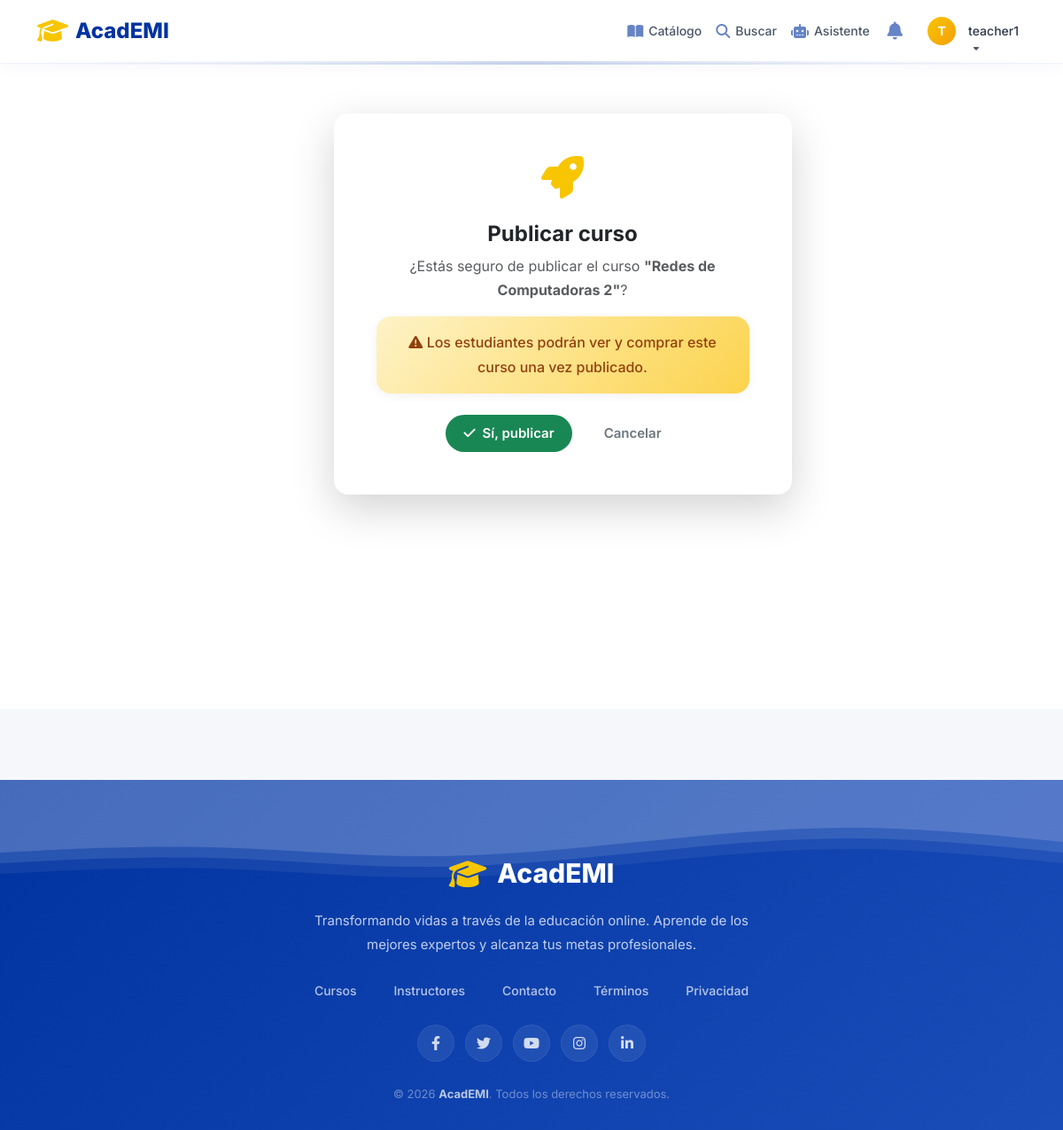
The app's page /course/publish/50/ (signed in) with its own data.
### academi/models.py (models this page shows, shortened)
class User(AbstractUser):
    ROLES = (
        ('student', 'Estudiante'),
        ('teacher', 'Docente'),
        ('admin', 'Administrador'),
    )
    role = models.CharField(max_length=20, choices=ROLES, default='student')
    email_verified = models.BooleanField(default=False)  # RF-07
    verification_token = models.CharField(max_length=255, blank=True, null=True)
    reset_password_token = models.CharField(max_length=255, blank=True, null=True)  # RF-03
    reset_password_expires = models.DateTimeField(blank=True, null=True)
    created_at = models.DateTimeField(auto_now_add=True)
    updated_at = models.DateTimeField(auto_now=True)
    is_active = models.BooleanField(default=True)
    last_login_ip = models.GenericIPAddressField(blank=True, null=True)
    profile_picture = models.ImageField(upload_to='profiles/', blank=True, null=True)
    phone = models.CharField(max_length=20, blank=True, null=True)
    bio = models.TextField(blank=True, null=True)
    full_name = models.CharField(max_length=200, blank=True, null=True)
    birth_date = models.DateField(blank=True, null=True)
    city = models.CharField(max_length=100, blank=True, null=True)
    education_level = models.CharField(max_length=50, blank=True, null=True)
    university = models.CharField(max_length=200, blank=True, null=True)
    career = models.CharField(max_length=200, blank=True, null=True)
    semester = models.CharField(max_length=50, blank=True, null=True)
    interests = models.TextField(blank=True, null=True)
    teacher_full_name = models.CharField(max_length=200, blank=True, null=True)
    teacher_phone = models.CharField(max_length=20, blank=True, null=True)
    teacher_email = models.EmailField(blank=True, null=True)
    specialty = models.CharField(max_length=200, blank=True, null=True)
    experience_years = models.CharField(max_length=20, blank=True, null=True)
    teaching_materials = models.TextField(blank=True, null=True)
    teaching_level = models.TextField(blank=True, null=True)
    institution = models.CharField(max_length=200, blank=True, null=True)
    teacher_bio = models.TextField(blank=True, null=True)
    linkedin = models.URLField(blank=True, null=True)
    website = models.URLField(blank=True, null=True)

class Course(models.Model):  # RF-15, RF-16, RF-17, RF-21
    LEVEL_CHOICES = (
        ('beginner', 'Principiante'),
        ('intermediate', 'Intermedio'),
        ('advanced', 'Avanzado'),
        ('expert', 'Experto'),
    )
    STATUS_CHOICES = (
        ('draft', 'Borrador'),
        ('pending', 'Pendiente de aprobación'),  # RF-70
        ('published', 'Publicado'),
        ('rejected', 'Rechazado'),
        ('archived', 'Archivado'),
    )
    title = models.CharField(max_length=255)
    description = models.TextField()
    category = models.ForeignKey(Category, on_delete=models.SET_NULL, null=True, related_name='courses')
    teacher = models.ForeignKey(User, on_delete=models.CASCADE, related_name='courses_taught')
    level = models.CharField(max_length=20, choices=LEVEL_CHOICES, default='beginner')
    price = models.DecimalField(max_digits=10, decimal_places=2, default=0.00)
    image = models.ImageField(upload_to='courses/', blank=True, null=True)
    video_promo = models.FileField(upload_to='courses/promo/', blank=True, null=True)  # RF-30
    status = models.CharField(max_length=20, choices=STATUS_CHOICES, default='draft')
    is_free = models.BooleanField(default=False)
    is_featured = models.BooleanField(default=False)
    created_at = models.DateTimeField(auto_now_add=True)
    updated_at = models.DateTimeField(auto_now=True)
    published_at = models.DateTimeField(blank=True, null=True)  # RF-21
    approved_at = models.DateTimeField(blank=True, null=True)  # RF-70
    approved_by = models.ForeignKey(User, on_delete=models.SET_NULL, null=True, blank=True, related_name='approved_courses')
    rejection_reason = models.TextField(blank=True, null=True)  # RF-70

### academi/views.py (the view, shortened to what this page needs)
# urls.py: path('course/publish/<int:course_id>/', views.publish_course_view, name='publish_course'),
@login_required
def publish_course_view(request, course_id):
    course = get_object_or_404(Course, id=course_id)
    if request.user != course.teacher and request.user.role != 'admin':
        messages.error(request, 'No tienes permisos para publicar este curso.')
        return redirect('dashboard')
    return render(request, 'academi/courses/publicar_curso.html', {'course': course})

### templates/academi/courses/publicar_curso.html (shortened to what this page needs)
{% extends 'partials/base.html' %}
{% load static %}
{% block content %}
<div class="container py-5">
    <div class="row justify-content-center">
        <div class="col-md-6">
            <div class="card border-0 shadow-lg">
                <div class="card-body p-5 text-center">
                    <div class="mb-4">
                        <i class="fas fa-rocket fa-3x" style="color: #f7c600;"></i>
                    </div>
                    <h4 class="fw-bold">Publicar curso</h4>
                    <p class="text-muted mt-2">
                        ¿Estás seguro de publicar el curso <strong>"{{ course.title }}"</strong>?
                    </p>
                    <div class="alert alert-warning">
                        <i class="fas fa-exclamation-triangle"></i>
                        Los estudiantes podrán ver y comprar este curso una vez publicado.
                    </div>
                    <div class="d-flex gap-3 mt-4 justify-content-center">
                        <form method="POST">
                            <button type="submit" class="btn btn-success">
                                <i class="fas fa-check"></i> Sí, publicar
                            </button>
                        </form>
                        <a href="{% url 'manage_course' course.id %}" class="btn btn-outline-secondary">
                            Cancelar
                        </a>
                    </div>
                </div>
            </div>
        </div>
    </div>
</div>
{% endblock %}

### templates/partials/header.html (shortened to what this page needs)
<nav class="navbar navbar-expand-lg fixed-top">
    <div class="container">
        <a class="navbar-brand" href="{% url 'dashboard' %}">
            <i class="fas fa-graduation-cap"></i>
            <span>AcadEMI</span>
        </a>
        <div class="collapse navbar-collapse" id="navbarNav">
            <ul class="navbar-nav ms-auto align-items-center">
                <li class="nav-item">
                    <a class="nav-link" href="{% url 'catalog' %}">
                        <i class="fas fa-book-open"></i> Catálogo
                    </a>
                </li>
                <li class="nav-item">
                    <a class="nav-link" href="{% url 'search_courses' %}">
                        <i class="fas fa-search"></i> Buscar
                    </a>
                </li>
                <li class="nav-item">
                    <a class="nav-link" href="{% url 'chatbot' %}">
                        <i class="fas fa-robot"></i> Asistente
                    </a>
                </li>
                {% if user.is_authenticated %}
                <li class="nav-item">
                    <a class="nav-link icon-link" href="{% url 'notifications' %}" title="Notificaciones">
                        <i class="fas fa-bell"></i>
                    </a>
                </li>
                <li class="nav-item dropdown ms-2">
                    <a class="nav-link dropdown-toggle d-flex align-items-center" href="#" id="userDropdown" role="button" data-bs-toggle="dropdown">
                        {% if user.profile_picture %}
                            <img src="{{ user.profile_picture.url }}" alt="{{ user.username }}" class="user-avatar">
                        {% else %}
                            <div class="user-avatar-placeholder">
                                {{ user.username|first|upper }}
                            </div>
                        {% endif %}
                        <span class="user-name ms-2">{{ user.username }}</span>
                    </a>
                </li>
                {% endif %}
            </ul>
        </div>
    </div>
</nav>

### static/css/academia.css (style rules this page uses)
:root { --font: 'Inter', sans-serif; --font-size-h1: 32px; --font-size-h2: 26px; --font-size-h3: 22px; --font-size-h4: 18px; --font-size-body: 16px; --font-size-small: 14px; --font-size-xs: 12px; --font-size-button: 15px; --font-size-input: 15px; --font-weight-regular: 400; --font-weight-medium: 500; --font-weight-semibold: 600; --font-weight-bold: 700; --line-height-title: 1.2; --line-height-heading: 1.3; --line-height-body: 1.6; --line-height-small: 1.4; --primary: #0033a0; --primary-dark: #002277; --primary-light: #1a4db8; --primary-lighter: #e8edf5; --primary-gradient: linear-gradient(135deg, #0033a0, #1a4db8); --secondary: #f7c600; --secondary-dark: #d4a800; --white: #ffffff; --white-smoke: #f5f7fa; --gray-light: #e2e8f0; --gray: #718096; --gray-dark: #2d3748; --dark: #1a202c; --success: #10b981; --danger: #ef4444; --warning: #f59e0b; --info: #3b82f6; --text-primary: #1a202c; --text-secondary: #2d3748; --text-muted: #718096; --text-white: #ffffff; --bg-primary: #ffffff; --bg-secondary: #f5f7fa; --bg-light: #e8edf5; --border-color: #e2e8f0; --border-radius: 16px; --border-radius-sm: 8px; --border-radius-lg: 20px; --border-radius-pill: 999px; --shadow: 0 4px 20px rgba(0, 51, 160, 0.08); --shadow-hover: 0 8px 40px rgba(0, 51, 160, 0.15); --shadow-card: 0 2px 12px rgba(0, 0, 0, 0.06); --shadow-modal: 0 10px 40px rgba(0, 0, 0, 0.15); --space-1: 4px; --space-2: 8px; --space-3: 12px; --space-4: 16px; --space-5: 20px; --space-6: 24px; --space-7: 32px; --space-8: 40px; --space-9: 48px; --space-10: 64px; --button-height: 44px; --button-padding-x: 20px; --button-padding-y: 10px; --button-radius: 8px; --button-font-size: 15px; --button-font-weight: 600; --input-height: 44px; --input-padding-x: 14px; --input-padding-y: 10px; --input-radius: 8px; --input-font-size: 15px; --input-border: #e2e8f0; --input-focus: #0033a0; --card-padding: 24px; --card-radius: 16px; --card-background: #ffffff; --card-shadow: 0 4px 20px rgba(0, 51, 160, 0.08); --icon-xs: 14px; --icon-sm: 18px; --icon-md: 22px; --icon-lg: 28px; --icon-xl: 36px; --transition-fast: all 0.15s ease; --transition: all 0.3s ease; --transition-slow: all 0.5s ease; --container-max-width: 1200px; --container-padding: 24px; --z-dropdown: 1000; --z-sticky: 1100; --z-modal: 1200; --z-tooltip: 1300; }
* { margin: 0; padding: 0; box-sizing: border-box; }
body { font-family: var(--font); font-size: 16px; line-height: 1.7; background: var(--white-smoke); color: var(--gray-dark); min-height: 100vh; }
.alert { border-radius: var(--border-radius) !important; padding: var(--space-4) var(--space-5) !important; font-weight: var(--font-weight-medium); border: none !important; box-shadow: var(--shadow-card); }
.alert-warning { background: linear-gradient(135deg, #fef3c7, #fcd34d) !important; color: #92400e !important; }
.card { border-radius: var(--card-radius); border: none; background: var(--card-background); box-shadow: var(--card-shadow); transition: var(--transition); margin-bottom: var(--space-5); }
.card-body { padding: var(--card-padding); }
.btn { border-radius: var(--border-radius-pill); padding: var(--button-padding-y) var(--button-padding-x); font-weight: var(--button-font-weight); font-size: var(--button-font-size); transition: var(--transition); border: none; cursor: pointer; display: inline-flex; align-items: center; justify-content: center; gap: var(--space-2); }
.navbar { z-index: 100 !important; position: fixed !important; top: 0 !important; left: 0 !important; right: 0 !important; }

### records on screen
User: username|first "T", username "teacher1"
Course: title "Redes de Computadoras 2"
